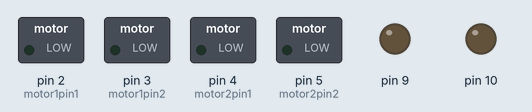
Recording of a sketch running on a simulated Arduino Uno, built with avr-gcc and run on an emulated ATmega328P. On the bench: switched loads named in the sketch (green lamp = pin HIGH), output pins drawn as LEDs (lit = HIGH).

Above: at 0.05 s.
At 8.05 s:
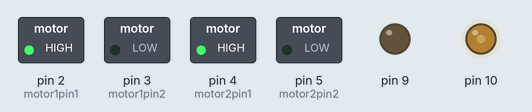
At 10.05 s:
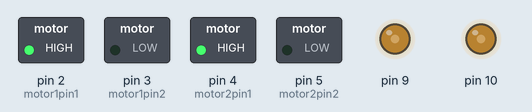
At 11.6 s:
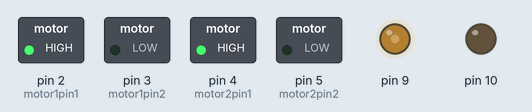
At 20.05 s:
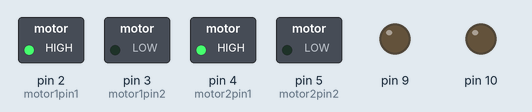
Timing chart, 0 to 24.8 s (numbered marks = the images above):
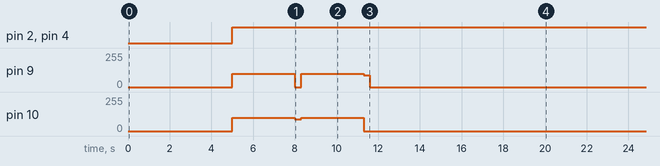

Measured:
- by itself, pin 2 (motor1pin1), pin 4 (motor2pin1): LOW → HIGH at 5.0 s
- by itself, pin 9: repeats every 21.6 s: 0/255 0.30 s, 100/255 3.0 s, 90/255 0.30 s, 0/255 15.0 s, 100/255 3.0 s
- by itself, pin 10: repeats every 21.6 s: 90/255 0.30 s, 100/255 3.0 s, 0/255 15.3 s, 100/255 3.0 s

The sketch:

robot_motor_testv2.ino
```cpp
int motor1pin1 = 2;
int motor1pin2 = 3;
int motor2pin1 = 4;
int motor2pin2 = 5;

void setup() {
  // put your setup code here, to run once:
  pinMode(motor1pin1, OUTPUT);
  pinMode(motor1pin2, OUTPUT);
  pinMode(motor2pin1, OUTPUT);
  pinMode(motor2pin2, OUTPUT);

  pinMode(9, OUTPUT);
  pinMode(10, OUTPUT);
}

void loop() {
  // put your main code here, to run repeatedly:
  delay(5000);
  //Controlling speed (0 = off and 255 = max speed):
  analogWrite(9, 100); //ENA pin
  analogWrite(10, 100); //ENB pin

  //Controlling spin direction of motors:
  digitalWrite(motor1pin1, HIGH);
  digitalWrite(motor1pin2, LOW);

  digitalWrite(motor2pin1, HIGH);
  digitalWrite(motor2pin2, LOW);
  delay(3000);

  analogWrite(9, 0); //ENA pin
  analogWrite(10, 90); //ENB pin
  delay(300);

  analogWrite(9, 100); //ENA pin
  analogWrite(10, 100); //ENB pin
  delay(3000);

  analogWrite(9, 90); //ENA pin
  analogWrite(10, 0); //ENB pin
  delay(300);

  analogWrite(9, 0); //ENA pin
  analogWrite(10, 0); //ENB pin
  delay(10000);


}
```
